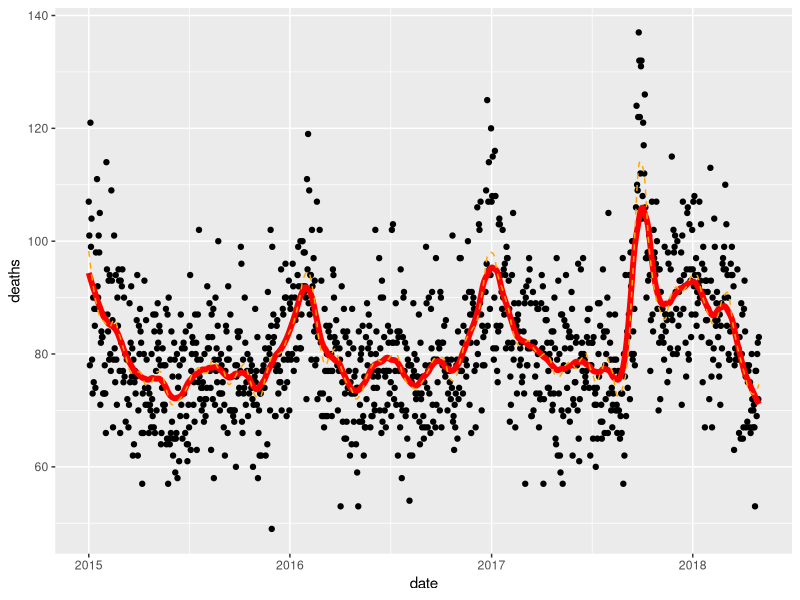

Generate this figure with R: (Note: this script raises an error after producing the figure.)
library(tidyverse)
library(lubridate)
library(purrr)
library(pdftools)

fn <- system.file("extdata", "RD-Mortality-Report_2015-18-180531.pdf", package="dslabs")
dat <- map_df(str_split(pdf_text(fn), "\n"), function(s){
  s <- str_trim(s)
  header_index <- str_which(s, "2015")[1]
  tmp <- str_split(s[header_index], "\\s+", simplify = TRUE)
  month <- tmp[1]
  header <- tmp[-1]
  tail_index  <- str_which(s, "Total")
  n <- str_count(s, "\\d+")
  out <- c(1:header_index, which(n==1), which(n>=28), tail_index:length(s))
  s[-out] %>%
    str_remove_all("[^\\d\\s]") %>%
    str_trim() %>%
    str_split_fixed("\\s+", n = 6) %>%
    .[,1:5] %>%
    as_data_frame() %>% 
    setNames(c("day", header)) %>%
    mutate(month = month,
           day = as.numeric(day)) %>%
    gather(year, deaths, -c(day, month)) %>%
    mutate(deaths = as.numeric(deaths))
}) %>%
  mutate(month = recode(month, "JAN" = 1, "FEB" = 2, "MAR" = 3, "APR" = 4, "MAY" = 5, "JUN" = 6, 
                        "JUL" = 7, "AGO" = 8, "SEP" = 9, "OCT" = 10, "NOV" = 11, "DEC" = 12)) %>%
  mutate(date = make_date(year, month, day)) %>%
  filter(date <= "2018-05-01")

#Use the loess() function to obtain a smooth estimate of the expected number 
#of deaths as a function of date. Plot this resulting smooth function. Make the 
#span about two months long.
total_days <- as.numeric(diff(range(dat$date)))
span <- 60/total_days
fit_linear <- dat %>% mutate(x = as.numeric(date)) %>% 
  loess(deaths ~ x, data = ., span = span, degree = 1)
fit_quadratic <- dat %>% mutate(x = as.numeric(date)) %>% 
  loess(deaths ~ x, data = ., span = span, degree = 2)
dat %>% mutate(smooth_linear = predict(fit_linear, as.numeric(date)), 
               smooth_quadratic = predict(fit_quadratic, as.numeric(date))) %>%
  ggplot() +
  geom_point(aes(date, deaths)) +
  geom_line(aes(date, smooth_linear), lwd = 2, col = "red", lty = 1) +
  geom_line(aes(date, smooth_quadratic), color = "orange", lty = 2)

#Work with the same data as in Q1 to plot smooth estimates against day of the 
#year, all on the same plot, but with different colors for each year.
dat %>% 
  mutate(smooth = predict(fit, as.numeric(date)), day = yday(date), year = as.character(year(date))) %>%
  ggplot(aes(day, smooth, col = year)) +
  geom_line(lwd = 2)

#Predicting 2's and 7's using mnist_27 dataset
library(broom)
library(dslabs)
data(mnist_27)
mnist_27$train %>% glm(y ~ x_2, family = "binomial", data = .) %>% tidy()
qplot(x_2, y, data = mnist_27$train)

#Fit a loess line to the data above and plot the results. What do you observe?
fit <- mnist_27$train %>% loess(as.numeric(y) ~ as.numeric(x_2), data = .)
mnist_27$train %>% mutate(smooth = predict(fit, x_2)) %>%
  ggplot() +
  geom_point(aes(x_2, y)) +
  geom_line(aes(x_2, smooth), lwd = 2, col = "red", lty = 1)

mnist_27$train %>% 
  mutate(y = ifelse(y=="7", 1, 0)) %>%
  ggplot(aes(x_2, y)) + 
  geom_smooth(method = "loess")
